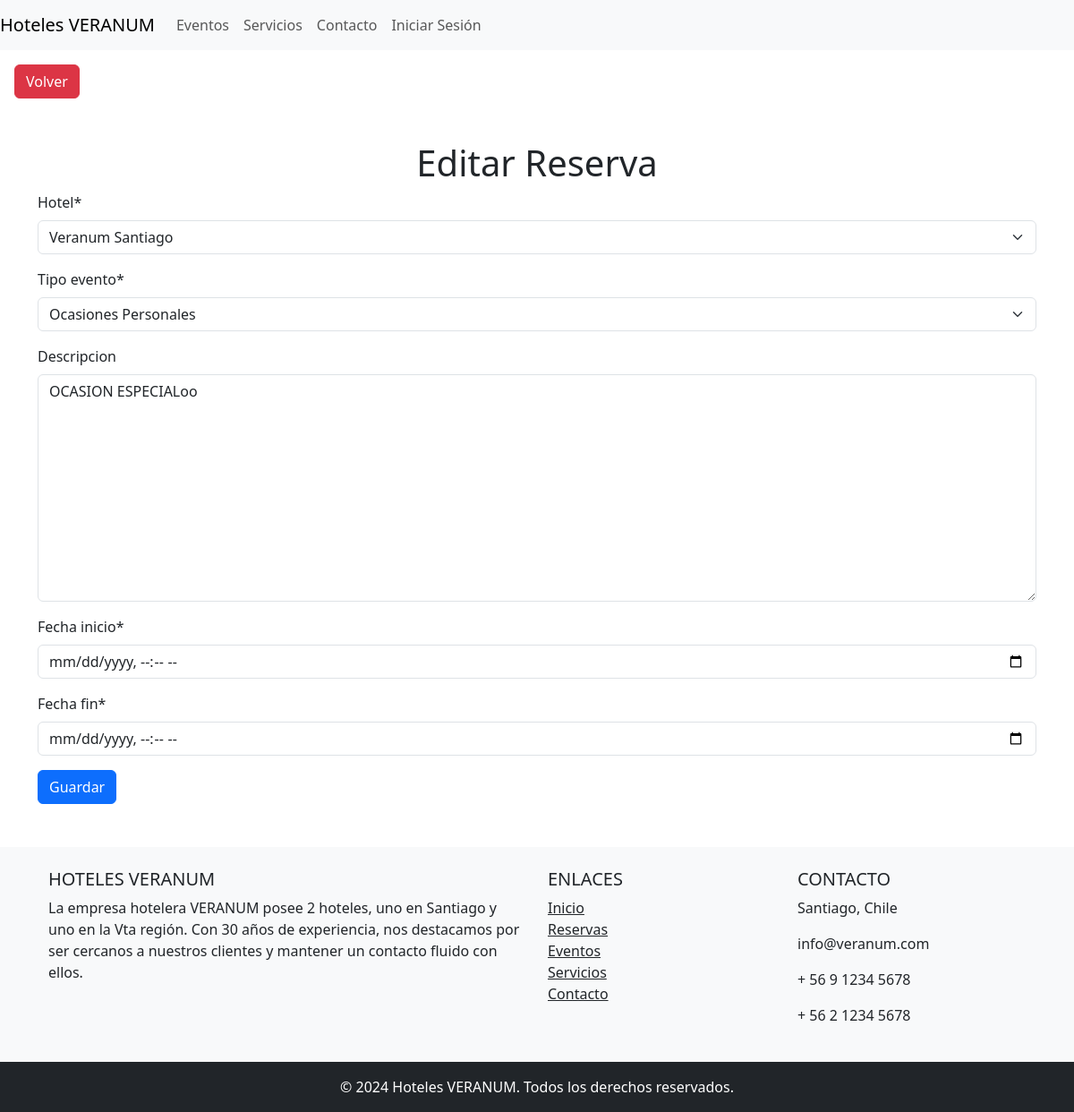
The app's page /editar_reserva/12/ with its own data.
### aplicacion/models.py (models this page shows, shortened)
class Reserva(models.Model):
    user = models.ForeignKey(User, on_delete=models.CASCADE)
    hotel = models.ForeignKey(Hotel, on_delete=models.CASCADE)
    tipo_evento = models.CharField(max_length=200, choices=eventos)
    descripcion = models.TextField(blank=True, null=True)
    fecha_inicio = models.DateTimeField()
    fecha_fin = models.DateTimeField()
    fecha_reserva = models.DateTimeField(auto_now_add=True)

### aplicacion/views.py (the view)
# urls.py: path('editar_reserva/<int:id>/', editar_reserva, name='editar_reserva'),
def editar_reserva(request, id):
    reserva = get_object_or_404(Reserva, id=id)
    if request.method == 'POST':
        form = ReservaForm(request.POST, instance=reserva)
        if form.is_valid():
            form.save()
            return redirect('administracion')
    else:
        form = ReservaForm(instance=reserva)
    return render(request, 'aplicacion/editar_reserva.html', {'form': form, 'reserva': reserva})

### aplicacion/forms.py (shortened to what this page needs)
class ReservaForm(forms.ModelForm):
    fecha_inicio = forms.DateTimeField(widget=DateTimeInput(attrs={'class': 'form-control'}))
    fecha_fin = forms.DateTimeField(widget=DateTimeInput(attrs={'class': 'form-control'}))
    class Meta:
        model = Reserva
        fields = [
            'hotel',
            'tipo_evento',
            'descripcion',
            'fecha_inicio',
            'fecha_fin',
        ]

### aplicacion/models.py (called while the page is built)
    def __str__(self):
        return self.nombre

### aplicacion/templates/aplicacion/editar_reserva.html (shortened to what this page needs)
{% extends "aplicacion/base.html" %}
{% load static %}
{% load crispy_forms_tags %}
{% block contenido %}
<div class="container mt-5">
    <h1 class="text-center">Editar Reserva</h1>
    <form method="post">
        {{ form |crispy }}
        <button type="submit" class="btn btn-primary">Guardar</button>
    </form>
</div>
{% endblock %}

### records on screen
Reserva: hotel "Veranum Santiago", tipo_evento "Ocasiones Personales", descripcion "OCASION ESPECIALoo"
